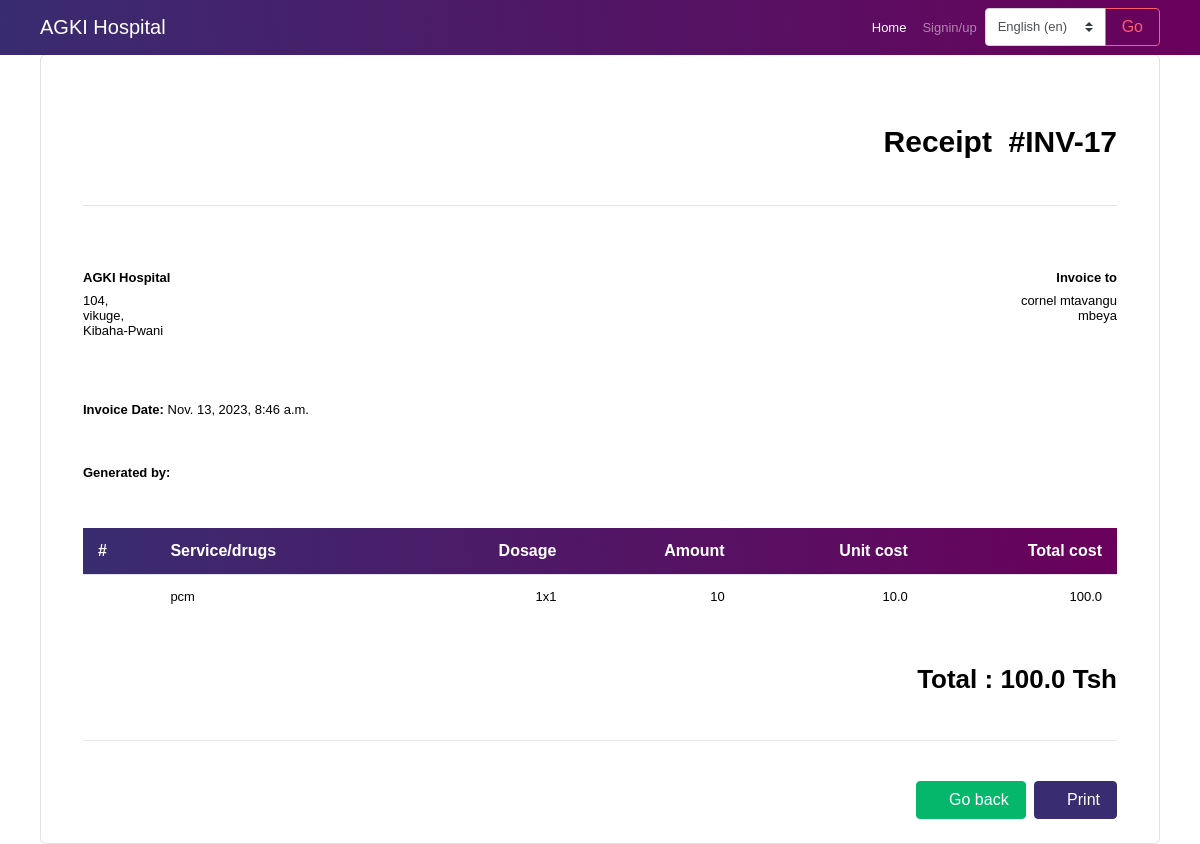
Page /invoice/1/ on the committed database.
### app/models.py (models this page shows, shortened)
class Patient(models.Model):
    fullname = models.CharField(max_length=30)
    age = models.IntegerField()
    address = models.CharField(max_length=30)
    gender = models.CharField(max_length=10)
    height = models.IntegerField(null=True,blank=True)
    pressure = models.CharField(max_length=10,null=True,blank=True)
    weight = models.IntegerField(null=True,blank=True)
    date = models.DateTimeField(auto_now_add=True)
    dalili = models.TextField(max_length=500,null=True,blank=True)
    possibleDiseases = models.TextField(max_length=500,null=True,blank=True)
    testConducted = models.TextField(max_length=500,null=True,blank=True)
    labResults = models.TextField(max_length=500,null=True,blank=True)
    actualDiseases = models.TextField(max_length=500,null=True,blank=True)
    otherRecomendation = models.TextField(max_length=500,null=True,blank=True)

class Prescription(models.Model):
    medicine = models.ForeignKey(Medicine, on_delete=models.CASCADE)
    patient = models.ForeignKey(Patient, on_delete=models.CASCADE)
    amount = models.PositiveIntegerField(null=True,blank=True)
    dosage = models.CharField(max_length=100,null=True,blank=True)
    cost = models.FloatField(null=True,blank=True)
    totalCost = models.FloatField(null=True, blank=True)
    medicineStatus = models.BooleanField(default=False)
    prescription_date = models.DateField(auto_now_add=True)
    id = models.AutoField(primary_key=True)

class Medicine(models.Model):
    medicineName = models.CharField(max_length=20)
    amount = models.IntegerField()
    remainAmount = models.IntegerField()
    unitCost = models.FloatField()
    receivedDate = models.DateTimeField(auto_now_add=True)
    expireDate= models.DateField()
    def __str__(self):
        return self.medicineName

### app/views.py (the view)
# urls.py: path('invoice/<int:id>/', views.invoice,name='invoice'),
def invoice(request,id):
    x = Patient.objects.get(id=id)
    prescriptions = Prescription.objects.filter(patient=x)
    sum_total_cost = sum([prescription.totalCost for prescription in prescriptions])
    context = {
        'x':x,
        'prescriptions':prescriptions,
        'sum_total_cost':sum_total_cost,
    }
    return render(request,'app/invoice.html',context)

### app/templates/app/invoice.html (shortened to what this page needs)
{% extends 'app/base.html' %}
{% block content %}
{% load static %}
       <br>
       <br>
    <div class="container">
      <div class="row">
          <div class="col-lg-12">
              <div class="card px-2">
                  <div class="card-body">
                      <div class="container-fluid">
                        <h3 class="text-right my-5">Receipt&nbsp;&nbsp;#INV-17</h3>
                        <hr>
                      </div>
                      <div class="container-fluid d-flex justify-content-between">
                        <div class="col-lg-3 pl-0">
                          <p class="mt-5 mb-2"><b>AGKI Hospital</b></p>
                          <p>104,<br>vikuge,<br>Kibaha-Pwani</p>
                        </div>
                        <div class="col-lg-3 pr-0">
                          <p class="mt-5 mb-2 text-right"><b>Invoice to</b></p>
                          <p class="text-right">{{x.fullname}}<br> {{x.address}}<br> </p>
                        </div>
                      </div>
                      <div class="container-fluid d-flex justify-content-between">
                        <div class="col-lg-3 pl-0">
                          <p class="mb-0 mt-5"><b>Invoice Date:</b> {{x.date}}</p>
                          <p class="mb-0 mt-5"><b>Generated by:</b> {{user.username}}</p>
                        </div>
                      </div>
                      <div class="container-fluid mt-5 d-flex justify-content-center w-100">
                        <div class="table-responsive w-100">
                            <table class="table">
                              <thead>
                                <tr class="bg-dark text-white" style="background: linear-gradient(85deg, #392c70, #6a005b);">
                                    <th>#</th>
                                    <th>Service/drugs</th>
                                    <th class="text-right">Dosage</th>
                                    <th class="text-right">Amount</th>
                                    <th class="text-right">Unit cost</th>
                                    <th class="text-right">Total cost</th>
                                  </tr>
                              </thead>
                              <tbody>
                                {% for prescription in prescriptions %}
                                <tr class="text-right">
                                  <td class="text-left"></td>
                                  <td class="text-left">{{ prescription.medicine }}</td>
                                  <td>{{ prescription.dosage }}</td>
                                  <td>{{ prescription.amount }}</td>
                                  <td>{{ prescription.cost }}</td>
                                  <td>{{ prescription.totalCost }}</td>
                                </tr>
                                {% endfor %}
                              </tbody>
                            </table>
                          </div>
                      </div>
                      <div class="container-fluid mt-5 w-100">
                        <h4 class="text-right mb-5">Total : {{sum_total_cost}} Tsh</h4>
                        <hr>
                      </div>
                      <div class="container-fluid w-100">
                            <button onclick="printPage()" class="btn btn-primary float-right mt-4 ml-2 print-button"><i class="fa fa-print mr-1"></i>Print</button>
                        <a href="{% url 'patientDetail' x.id %}" class="btn btn-success float-right mt-4 go-back-button"><i class="fa fa-share mr-1"></i>Go back</a>
                      </div>
                  </div>
              </div>
          </div>
      </div>
    </div>
  {% endblock %}

### rows in the picture
Patient: fullname "cornel mtavangu", address "mbeya", date "Nov. 13, 2023, 8:46 a.m."
Prescription: medicine "pcm", dosage "1x1", amount "10", cost "10.0", totalCost "100.0"

### other values in the picture
{{ sum_total_cost }} "100.0"
form field language "English (en)"
